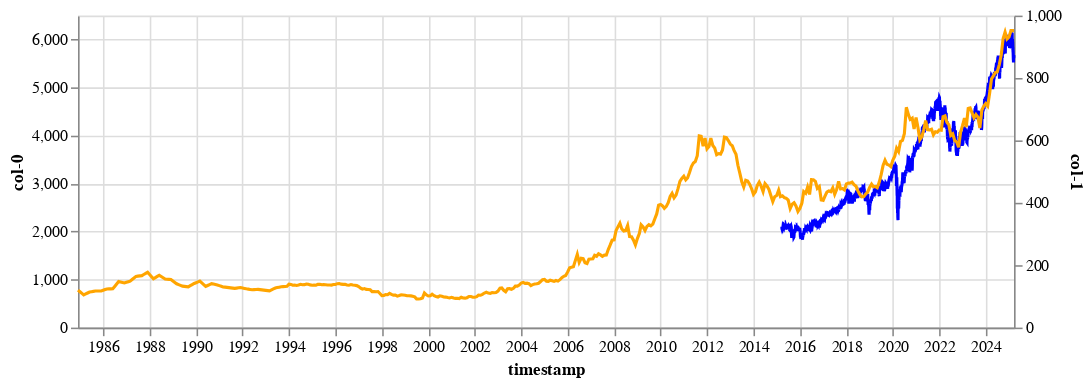

The code cell stored with this chart in its notebook:
### Code cell
#TODO:add to plot
import altair as alt

base = alt.Chart(measure.df(interpolated=True).reset_index(), width=600, height=200).encode(x='timestamp:T')
line1 = base.mark_line(stroke='blue').encode(alt.Y('col-0'))#.transform_filter('isValid(datum.line)')
line2 = base.mark_line(stroke='orange').encode(alt.Y('col-1'))
(line1 + line2).resolve_scale(y = 'independent')

### Figure 1 — Vega-Lite specification as saved in the notebook (floating-point values rounded to 4 significant figures; data arrays with more than 128 entries replaced by an {"elided": "..."} marker saying what was removed)
{"config": {"view": {"continuousWidth": 300, "continuousHeight": 300}}, "layer": [{"mark": {"type": "line", "stroke": "blue"}, "encoding": {"x": {"field": "timestamp", "type": "temporal"}, "y": {"field": "col-0", "type": "quantitative"}}}, {"mark": {"type": "line", "stroke": "orange"}, "encoding": {"x": {"field": "timestamp", "type": "temporal"}, "y": {"field": "col-1", "type": "quantitative"}}}], "data": {"name": "data-55c347dcaff5c923aa6fcadbbb38e0b7"}, "height": 200, "resolve": {"scale": {"y": "independent"}}, "width": 600, "$schema": "https://vega.github.io/schema/vega-lite/v5.20.1.json", "datasets": {"data-55c347dcaff5c923aa6fcadbbb38e0b7": {"elided": "3006 records"}}}
